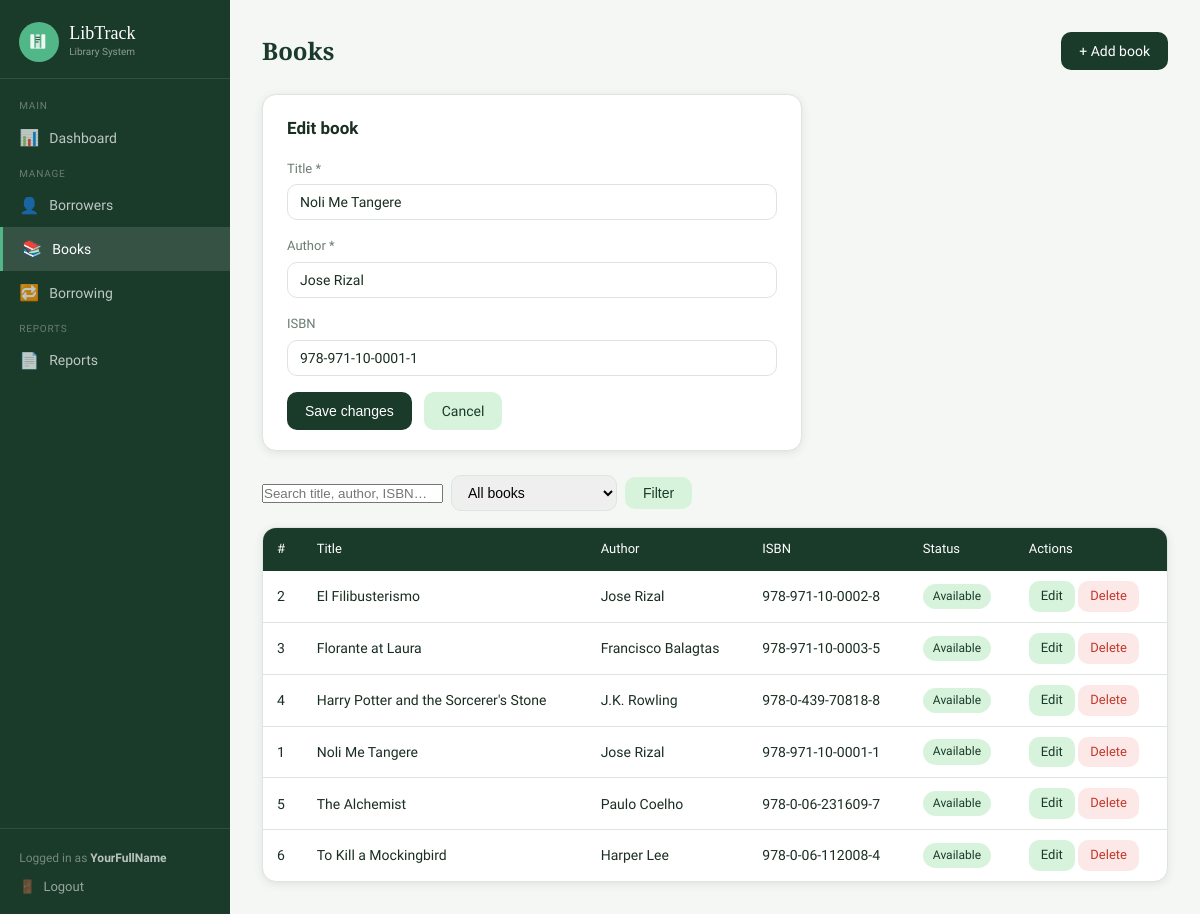
The app's page /books.php?action=edit&id=1 (signed in) with its own data.
### tables this page shows
CREATE TABLE IF NOT EXISTS books (
    book_id    INT AUTO_INCREMENT PRIMARY KEY,
    title      VARCHAR(200) NOT NULL,
    author     VARCHAR(150) NOT NULL,
    isbn       VARCHAR(30)  UNIQUE,
    available  TINYINT(1)   NOT NULL DEFAULT 1,
    created_at DATETIME DEFAULT CURRENT_TIMESTAMP
);

### config.php (called while the page is built, shortened)
<?php
function sanitize(string $str): string {
    return htmlspecialchars(trim($str), ENT_QUOTES, 'UTF-8');
}

### books.php (the view, shortened to what this page needs)
<?php
require 'config.php';
$action  = $_GET['action']  ?? 'list';
$id      = (int)($_GET['id'] ?? 0);
$editing = null;
if ($action === 'edit' && $id) {
    $stmt = $pdo->prepare("SELECT * FROM books WHERE book_id = ?");
    $stmt->execute([$id]);
    $editing = $stmt->fetch();
}
$search = trim($_GET['q'] ?? '');
$filter = $_GET['filter'] ?? 'all';
$where = [];
$params = [];
$sql = "SELECT * FROM books" . ($where ? " WHERE " . implode(' AND ', $where) : '') . " ORDER BY title";
$stmt = $pdo->prepare($sql);
$stmt->execute($params);
$books = $stmt->fetchAll();
require 'includes/header.php';
?>
<div class="page-header">
  <h1>Books</h1>
  <a href="books.php?action=add" class="btn btn-primary">+ Add book</a>
</div>
<?php if ($action === 'add' || $action === 'edit'): ?>
<div class="card" style="max-width:540px;margin-bottom:1.5rem;">
  <h2 style="font-size:17px;margin-bottom:1rem;">
    <?= $action === 'edit' ? 'Edit book' : 'Add new book' ?>
  </h2>
  <form method="POST">
    <div class="form-grid">
      <div class="form-group">
        <label>Title *</label>
        <input type="text" name="title" required
               value="<?= sanitize($editing['title'] ?? '') ?>"
               placeholder="Book title">
      </div>
      <div class="form-group">
        <label>Author *</label>
        <input type="text" name="author" required
               value="<?= sanitize($editing['author'] ?? '') ?>"
               placeholder="Author name">
      </div>
      <div class="form-group">
        <label>ISBN</label>
        <input type="text" name="isbn"
               value="<?= sanitize($editing['isbn'] ?? '') ?>"
               placeholder="e.g. 978-0-06-112008-4">
      </div>
    </div>
    <div style="display:flex;gap:.75rem;margin-top:1rem;">
      <button type="submit" class="btn btn-primary">
        <?= $action === 'edit' ? 'Save changes' : 'Add book' ?>
      </button>
      <a href="books.php" class="btn btn-secondary">Cancel</a>
    </div>
  </form>
</div>
<?php endif; ?>
<form method="GET" class="search-bar" style="flex-wrap:wrap;">
  <input type="text" name="q" placeholder="Search title, author, ISBN…"
         value="<?= sanitize($search) ?>">
  <select name="filter" style="padding:8px 12px;border:1px solid var(--border);border-radius:var(--radius);font-size:14px;">
    <option value="all"       <?= $filter==='all'?'selected':'' ?>>All books</option>
  </select>
  <button type="submit" class="btn btn-secondary">Filter</button>
</form>
<?php if (empty($books)): ?>
  <div class="empty-state card">
    <div class="icon">📚</div>
    <p><?= $search ? 'No books match your search.' : 'No books yet. Add one above.' ?></p>
  </div>
<?php else: ?>
  <div class="table-wrap">
    <table>
      <thead>
        <tr>
          <th>#</th>
          <th>Title</th>
          <th>Author</th>
          <th>ISBN</th>
          <th>Status</th>
          <th>Actions</th>
        </tr>
      </thead>
      <tbody>
        <?php foreach ($books as $b): ?>
        <tr>
          <td><?= $b['book_id'] ?></td>
          <td><?= sanitize($b['title']) ?></td>
          <td><?= sanitize($b['author']) ?></td>
          <td><?= sanitize($b['isbn']) ?: '—' ?></td>
          <td>
            <span class="badge <?= $b['available'] ? 'badge-returned' : 'badge-borrowed' ?>">
              <?= $b['available'] ? 'Available' : 'Borrowed' ?>
            </span>
          </td>
          <td>
            <a href="books.php?action=edit&id=<?= $b['book_id'] ?>"
               class="btn btn-sm btn-secondary">Edit</a>
            <?php if ($b['available']): ?>
            <a href="books.php?action=delete&id=<?= $b['book_id'] ?>"
               class="btn btn-sm btn-danger"
               onclick="return confirm('Delete this book?')">Delete</a>
            <?php endif; ?>
          </td>
        </tr>
        <?php endforeach; ?>
      </tbody>
    </table>
  </div>
<?php endif; ?>
<?php require 'includes/footer.php'; ?>

### assets/css/style.css (style rules this page uses)
:root { --green-dark: #1a3a2a; --green-mid: #2d6a4f; --green-light: #52b788; --green-pale: #d8f3dc; --accent: #f4a261; --danger: #c0392b; --danger-pale: #fde8e8; --warning: #e67e22; --warning-pale: #fef3e2; --bg: #f5f7f5; --surface: #ffffff; --border: #dde5e0; --text: #1a2e22; --text-muted: #6b7d72; --radius: 10px; --radius-lg: 14px; --shadow: 0 2px 8px rgba(26,58,42,.10); }
*, *::before, *::after { box-sizing: border-box; margin: 0; padding: 0; }
body { font-family: 'Source Sans 3', sans-serif; background: var(--bg); color: var(--text); font-size: 15px; line-height: 1.6; min-height: 100vh; }
a { color: var(--green-mid); text-decoration: none; }
.page-header { display: flex; align-items: center; justify-content: space-between; margin-bottom: 1.5rem; flex-wrap: wrap; gap: .75rem; }
.page-header h1 { font-family: 'Playfair Display', serif; font-size: 24px; font-weight: 600; color: var(--green-dark); }
.card { background: var(--surface); border: 1px solid var(--border); border-radius: var(--radius-lg); padding: 1.25rem 1.5rem; box-shadow: var(--shadow); }
.btn { display: inline-flex; align-items: center; gap: 6px; padding: 8px 18px; border-radius: var(--radius); font-size: 14px; font-weight: 500; cursor: pointer; border: none; transition: filter .15s, transform .1s; text-decoration: none; }
.btn-primary { background: var(--green-dark); color: #fff; }
.btn-secondary { background: var(--green-pale); color: var(--green-dark); }
.btn-danger { background: var(--danger-pale); color: var(--danger); }
.btn-sm { padding: 5px 12px; font-size: 13px; }
.table-wrap { background: var(--surface); border: 1px solid var(--border); border-radius: var(--radius-lg); overflow: hidden; box-shadow: var(--shadow); }
table { width: 100%; border-collapse: collapse; font-size: 14px; }
thead th { background: var(--green-dark); color: #fff; padding: 11px 14px; text-align: left; font-weight: 500; font-size: 13px; }
tbody tr { transition: background .1s; }
tbody td { padding: 10px 14px; border-bottom: 1px solid var(--border); vertical-align: middle; }
tbody tr:last-child td { border-bottom: none; }
.badge { padding: 3px 10px; border-radius: 20px; font-size: 12px; font-weight: 500; display: inline-block; }
.badge-returned { background: var(--green-pale); color: var(--green-dark); }
.form-grid { display: grid; gap: 1rem; }
.form-group { display: flex; flex-direction: column; gap: 5px; }
.form-group label { font-size: 13px; font-weight: 500; color: var(--text-muted); }
.form-group input, .form-group select, .form-group textarea { padding: 9px 12px; border: 1px solid var(--border); border-radius: var(--radius); font-size: 14px; font-family: inherit; color: var(--text); background: var(--surface); transition: border-color .15s, box-shadow .15s; width: 100%; }
.search-bar { display: flex; gap: .5rem; align-items: center; margin-bottom: 1rem; }
.search-bar input { max-width: 280px; }

### records on screen
books: title "Noli Me Tangere", author "Jose Rizal", isbn "978-971-10-0001-1", book_id "1", available "Available"
books: book_id "2", title "El Filibusterismo", author "Jose Rizal", isbn "978-971-10-0002-8", available "Available"
books: book_id "3", title "Florante at Laura", author "Francisco Balagtas", isbn "978-971-10-0003-5", available "Available"
books: book_id "4", title "Harry Potter and the Sorcerer's Stone", author "J.K. Rowling", isbn "978-0-439-70818-8", available "Available"
books: book_id "5", title "The Alchemist", author "Paulo Coelho", isbn "978-0-06-231609-7", available "Available"
books: book_id "6", title "To Kill a Mockingbird", author "Harper Lee", isbn "978-0-06-112008-4", available "Available"

### other values on screen
$_SESSION['admin_name'] "YourFullName"
